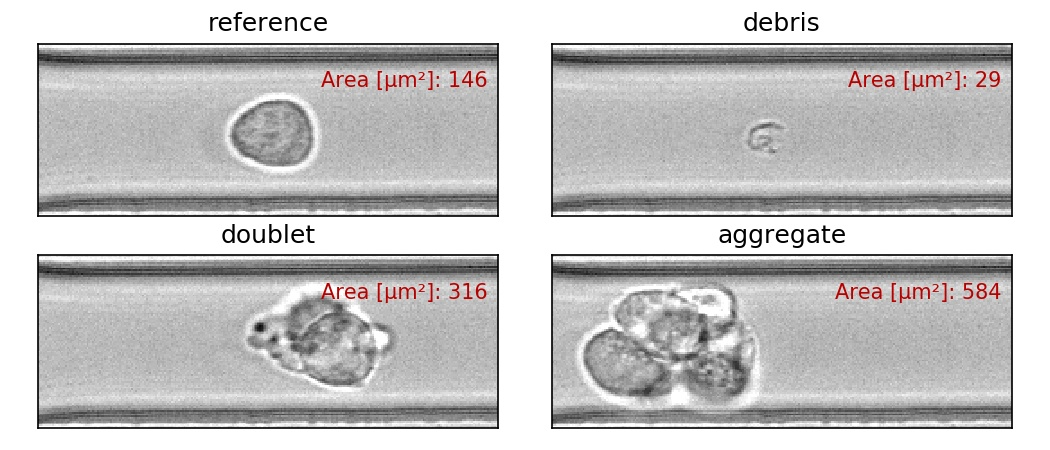

Generate this figure with Python:
import dclab
import matplotlib.pylab as plt


# dataset
ds = dclab.new_dataset("fluorescence/fluorescence.rtdc")

evts = {"reference": 546,
        "debris": 1979,
        "doublet": 1323,
        "aggregate": 2223,
        }

# plot
fig = plt.figure(figsize=(7, 3))


for ii, key in enumerate(evts.keys()):
    evt = evts[key] - 1
    axi = plt.subplot(2, 2, ii+1, title=key)
    axi.text(250, 15, "Area [µm²]: {:.0f}".format(ds["area_um"][evt]),
             va="top", ha="right", color="#B80000")
    axi.imshow(ds["image"][evt], cmap="gray", vmin=0, vmax=100)
    axi.set_yticks([])
    axi.set_xticks([])


plt.tight_layout()
plt.savefig("qg_filter_area.jpg", dpi=150)
plt.show()